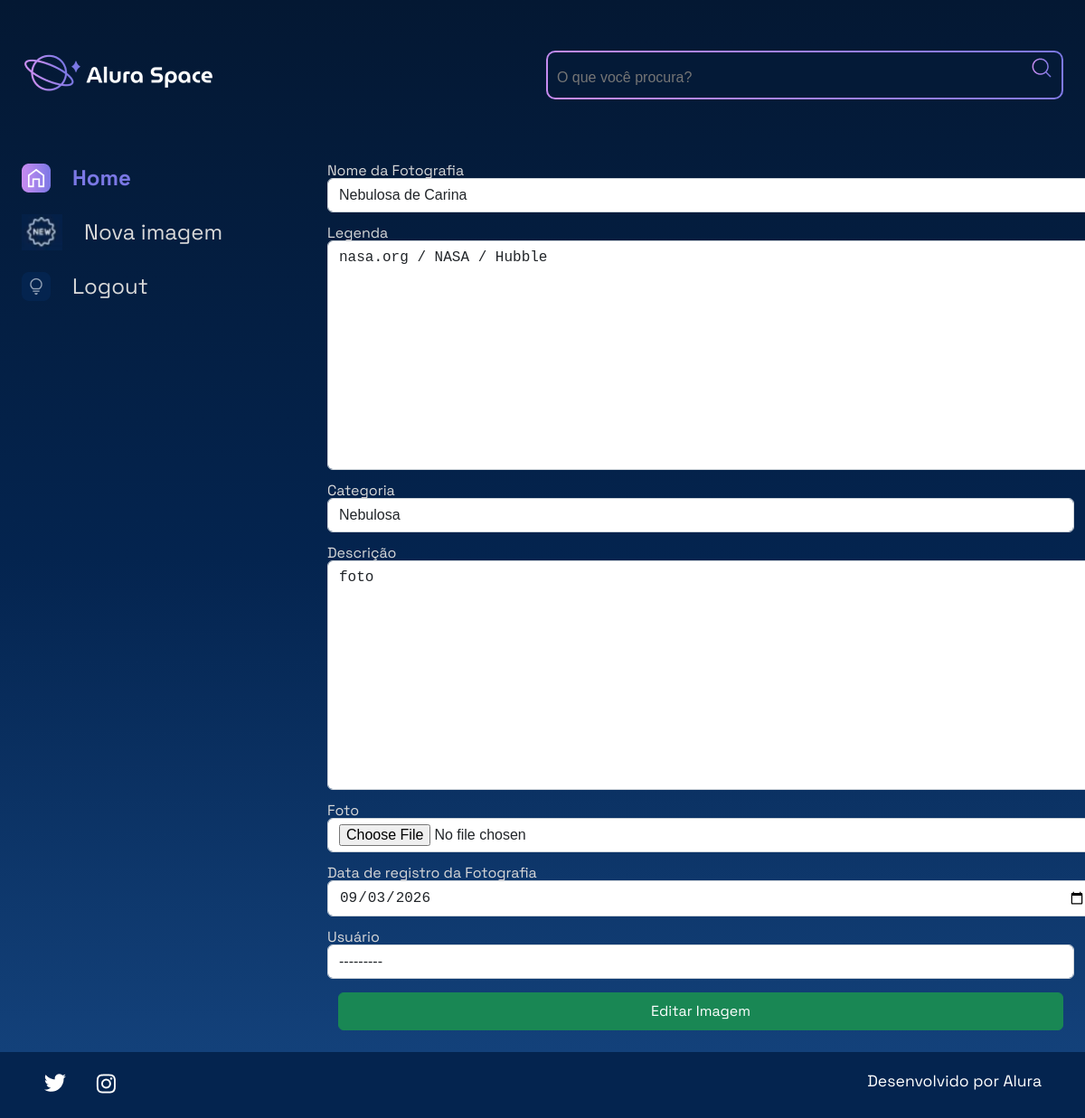
The app's page /editar-imagem/5/ (signed in) with its own data.
### apps/galeria/models.py (models this page shows, shortened)
class Fotografia(models.Model):
    OPECOES_CATEGORIA = [
        ("NEBULOSA", "Nebulosa"),
        ("ESTRELA", "Estrela"),
        ("GALAXIA", "Galáxia"),
        ("PLANETA", "Planeta"),
    ]
    nome = models.CharField(max_length=100, null=False, blank=False)
    legenda = models.CharField(max_length=200, null=False, blank=False)
    categoria = models.CharField(max_length=100, choices=OPECOES_CATEGORIA, default="")
    descricao = models.TextField(null=False, blank=False)
    foto = models.ImageField(upload_to="fotos/%Y/%m/%d/", blank=False, null=False)
    publicada = models.BooleanField(default=True)
    data_fotografia = models.DateTimeField(default=datetime.now, blank=False)
    usuario = models.ForeignKey(to=User, on_delete=models.SET_NULL, null=True, blank=False, related_name="user")

### apps/galeria/views.py (the view)
# urls.py: path("editar-imagem/<int:foto_id>/", editar_imagem, name="editar_imagem"),
def editar_imagem(request, foto_id):
    if not request.user.is_authenticated:
        messages.error(request, 'Você precisa estar logado para acessar a galeria.')
        return redirect('login')
    fotografia = get_object_or_404(Fotografia, pk=foto_id)
    form = FotografiaForms(instance=fotografia)
    if request.method == 'POST':
        form = FotografiaForms(request.POST, request.FILES, instance=fotografia)
        if form.is_valid():
            form.save()
            messages.success(request, 'Fotografia editada com sucesso!')
            return redirect('index')
    return render(request, 'galeria/editar_imagem.html', {"form": form, 'foto_id': foto_id})

### apps/galeria/forms.py
class FotografiaForms(forms.ModelForm):
    class Meta:
        model = Fotografia
        exclude = ['publicada']
        labels = {
            'nome': 'Nome da Fotografia',
            'legenda': 'Legenda',
            'categoria': 'Categoria',
            'descricao': 'Descrição',
            'foto': 'Foto',
            'data_fotografia': 'Data de registro da Fotografia',
            'usuario': 'Usuário'
        }
        widgets = {
            'nome': forms.TextInput(attrs={'class': 'form-control'}),
            'legenda': forms.Textarea(attrs={'class': 'form-control'}),
            'categoria': forms.Select(attrs={'class': 'form-control'}),
            'descricao': forms.Textarea(attrs={'class': 'form-control'}),
            'foto': forms.FileInput(attrs={'class': 'form-control'}),
            'data_fotografia': forms.DateInput(
                format='%Y-%m-%d',
                attrs={'class': 'form-control', 'type': 'date'}),
            'usuario': forms.Select(attrs={'class': 'form-control'}),
        }

### templates/galeria/editar_imagem.html (shortened to what this page needs)
{% extends 'shared/base.html' %}
{% load static %}
{% block content %}
<section class="galeria" style="margin-left: 5em; width: 100%;">
    <form action="{% url 'editar_imagem' foto_id %}" method="POST" enctype="multipart/form-data">
        <div class="row">
            {% for field in form.visible_fields %}
            <div class="col-12 col-lg-12" style="margin-bottom: 10px;">
                <label style="color:#D9D9D9; margin-bottom: 5px; display: block;" for="{{field.id_for_label}}">
                    {{ field.label}}
                    {{ field }}
                </label>
            </div>
            {% endfor %}
        </div>
        <div>
           <button class="btn btn-success col-12" style="padding-top: 8px; padding-bottom: 8px; cursor: pointer;" type="submit">Editar Imagem</button>
        </div>
    </form>
</section>
{% endblock %}

### setup/static/styles/style.css (style rules this page uses)
html, body, div, span, applet, object, iframe, h1, h2, h3, h4, h5, h6, p, blockquote, pre, a, abbr, acronym, address, big, cite, code, del, dfn, em, img, ins, kbd, q, s, samp, small, strike, strong, sub, sup, tt, var, b, u, i, center, dl, dt, dd, ol, ul, li, fieldset, form, label, legend, table, caption, tbody, tfoot, thead, tr, th, td, article, aside, canvas, details, embed, figure, figcaption, footer, header, hgroup, menu, nav, output, ruby, section, summary, time, mark, audio, video { margin: 0; padding: 0; border: 0; font-size: 100%; font: inherit; vertical-align: baseline; }
article, aside, details, figcaption, figure, footer, header, hgroup, menu, nav, section { display: block; }
body { line-height: 1; font-family: 'Space Grotesk', sans-serif; min-height: 100vh; background: linear-gradient(#041833,#04244F,#154580); background-repeat: no-repeat; background-position: center; background-size: cover; }
.galeria { display: flex; width: 100%; }
.row { --bs-gutter-x: 1.5rem; --bs-gutter-y: 0; display: flex; flex-wrap: wrap; margin-top: calc(-1 * var(--bs-gutter-y)); margin-right: calc(-.5 * var(--bs-gutter-x)); margin-left: calc(-.5 * var(--bs-gutter-x)); }
.col-12 { flex: 0 0 auto; width: 100%; }
.btn { --bs-btn-padding-x: 0.75rem; --bs-btn-padding-y: 0.375rem; --bs-btn-font-family: ; --bs-btn-font-size: 1rem; --bs-btn-font-weight: 400; --bs-btn-line-height: 1.5; --bs-btn-color: #212529; --bs-btn-bg: transparent; --bs-btn-border-width: 1px; --bs-btn-border-color: transparent; --bs-btn-border-radius: 0.375rem; --bs-btn-hover-border-color: transparent; --bs-btn-box-shadow: inset 0 1px 0 rgba(255, 255, 255, 0.15),0 1px 1px rgba(0, 0, 0, 0.075); --bs-btn-disabled-opacity: 0.65; --bs-btn-focus-box-shadow: 0 0 0 0.25rem rgba(var(--bs-btn-focus-shadow-rgb), .5); display: inline-block; padding: var(--bs-btn-padding-y) var(--bs-btn-padding-x); font-family: var(--bs-btn-font-family); font-size: var(--bs-btn-font-size); font-weight: var(--bs-btn-font-weight); line-height: var(--bs-btn-line-height); color: var(--bs-btn-color); text-align: center; text-decoration: none; vertical-align: middle; cursor: pointer; -webkit-user-select: none; -moz-user-select: none; user-select: none; border: var(--bs-btn-border-width) solid var(--bs-btn-border-color); border-radius: var(--bs-btn-border-radius); background-color: var(--bs-btn-bg); transition: color .15s ease-in-out,background-color .15s ease-in-out,border-color .15s ease-in-out,box-shadow .15s ease-in-out; }
.btn-success { --bs-btn-color: #fff; --bs-btn-bg: #198754; --bs-btn-border-color: #198754; --bs-btn-hover-color: #fff; --bs-btn-hover-bg: #157347; --bs-btn-hover-border-color: #146c43; --bs-btn-focus-shadow-rgb: 60,153,110; --bs-btn-active-color: #fff; --bs-btn-active-bg: #146c43; --bs-btn-active-border-color: #13653f; --bs-btn-active-shadow: inset 0 3px 5px rgba(0, 0, 0, 0.125); --bs-btn-disabled-color: #fff; --bs-btn-disabled-bg: #198754; --bs-btn-disabled-border-color: #198754; }
.form-control { display: block; width: 100%; padding: 0.375rem 0.75rem; font-size: 1rem; font-weight: 400; line-height: 1.5; color: #212529; background-color: #fff; background-clip: padding-box; border: 1px solid #ced4da; -webkit-appearance: none; -moz-appearance: none; appearance: none; border-radius: 0.375rem; transition: border-color .15s ease-in-out,box-shadow .15s ease-in-out; }

### records on screen
Fotografia: visible_fields "Nebulosa de Carina" "nasa.org / NASA / Hubble" "Nebulosa" "foto" "09/03/2026" "---------"

### other values on screen
{{ field.label }} "Nome da Fotografia" "Legenda" "Categoria" "Descrição" "Foto" "Data de registro da Fotografia" "Usuário"
